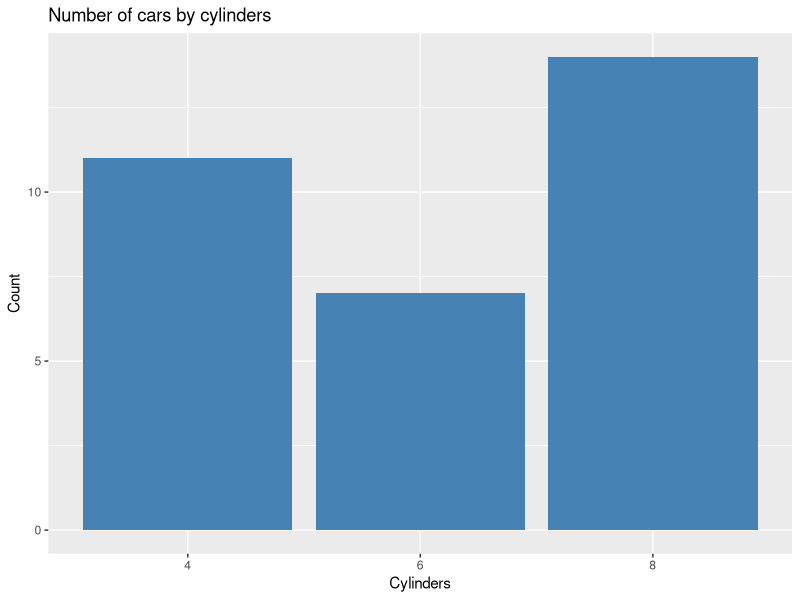
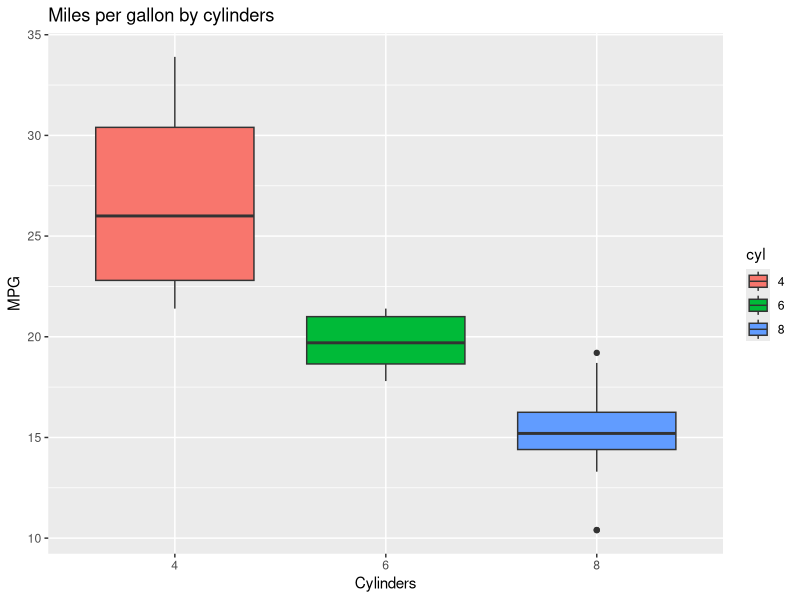
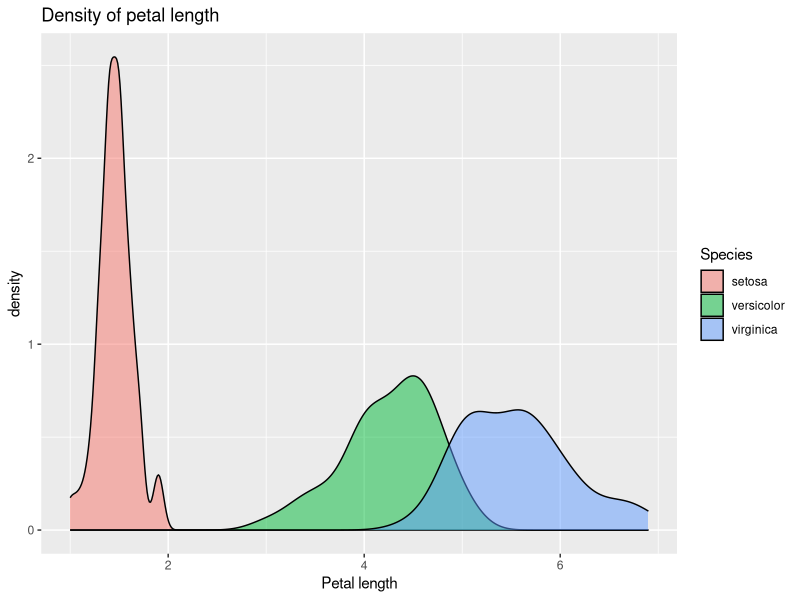
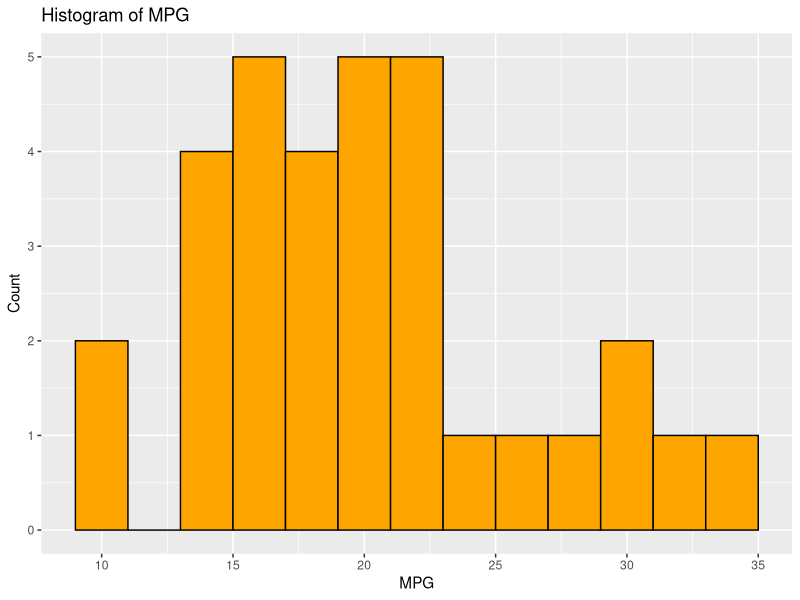
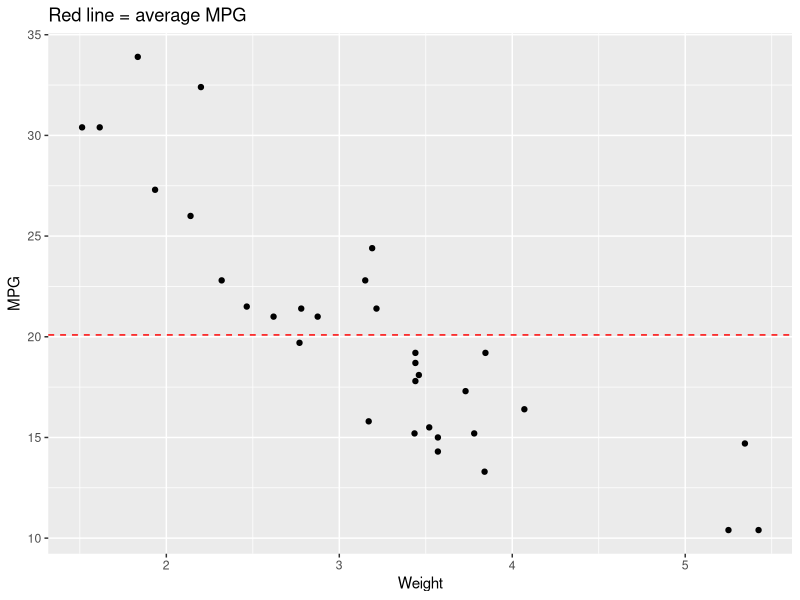
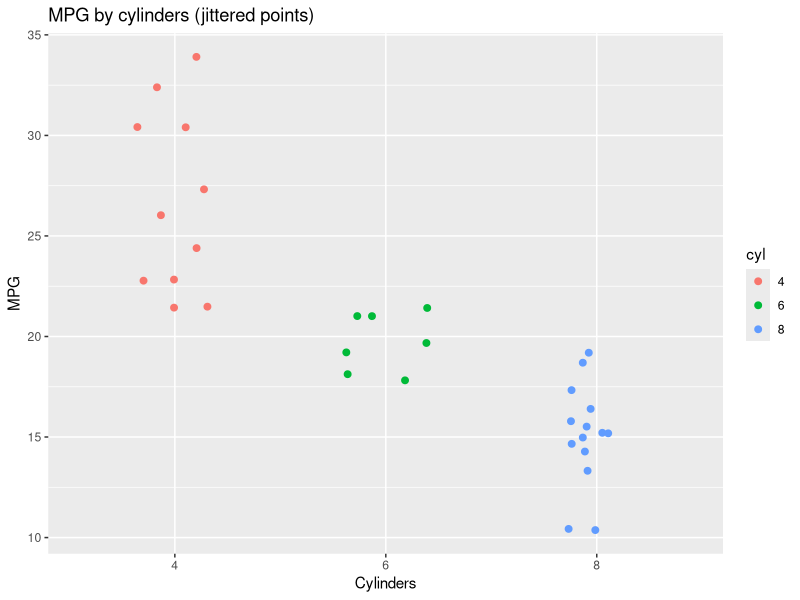
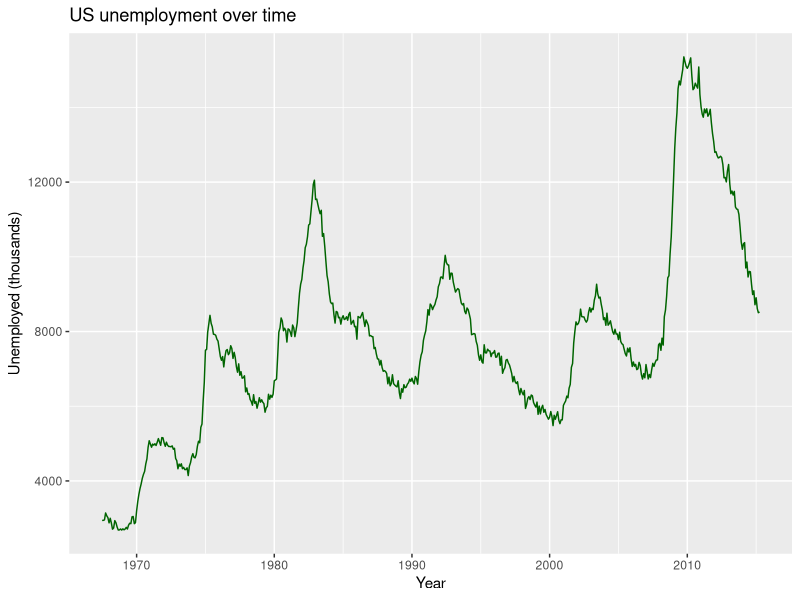
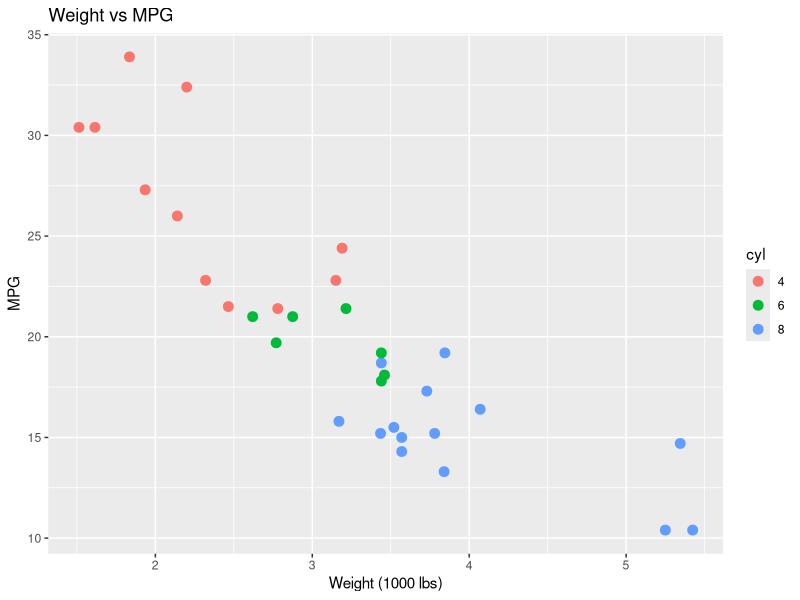

The R source for these figures, in order:
## ---- chunk 1
knitr::opts_chunk$set(echo = TRUE)
## ---- chunk 2
# Load ggplot2 and the built-in datasets used below
library(ggplot2)
data("mtcars")      # cars: mpg, weight (wt), cylinders (cyl), ...
data("iris")        # flowers: sepal / petal sizes for 3 species
data("economics")   # US economy over time (comes with ggplot2)

# Make cylinders a category so it can be used for colours and groups
mtcars$cyl <- factor(mtcars$cyl)
## ---- chunk 3
# 1. geom_bar(): bar chart that counts how many cars have 4, 6 or 8 cylinders
ggplot(mtcars, aes(x = cyl)) +
  geom_bar(fill = "steelblue") +
  labs(title = "Number of cars by cylinders", x = "Cylinders", y = "Count")
## ---- chunk 4
# 2. geom_boxplot(): compare the spread of mpg for each cylinder group
ggplot(mtcars, aes(x = cyl, y = mpg, fill = cyl)) +
  geom_boxplot() +
  labs(title = "Miles per gallon by cylinders", x = "Cylinders", y = "MPG")
## ---- chunk 5
# 3. geom_density(): smooth curve of how petal length is distributed per species
ggplot(iris, aes(x = Petal.Length, fill = Species)) +
  geom_density(alpha = 0.5) +
  labs(title = "Density of petal length", x = "Petal length")
## ---- chunk 6
# 4. geom_histogram(): count of cars in each mpg range
ggplot(mtcars, aes(x = mpg)) +
  geom_histogram(binwidth = 2, fill = "orange", colour = "black") +
  labs(title = "Histogram of MPG", x = "MPG", y = "Count")
## ---- chunk 7
# 5. geom_hline(): horizontal line showing the average mpg
ggplot(mtcars, aes(x = wt, y = mpg)) +
  geom_point() +
  geom_hline(yintercept = mean(mtcars$mpg), colour = "red", linetype = "dashed") +
  labs(title = "Red line = average MPG", x = "Weight", y = "MPG")
## ---- chunk 8
# 6. geom_jitter(): points moved a little so overlapping points can be seen
ggplot(mtcars, aes(x = cyl, y = mpg, colour = cyl)) +
  geom_jitter(width = 0.2, size = 2) +
  labs(title = "MPG by cylinders (jittered points)", x = "Cylinders", y = "MPG")
## ---- chunk 9
# 7. geom_line(): line chart of unemployment over time
ggplot(economics, aes(x = date, y = unemploy)) +
  geom_line(colour = "darkgreen") +
  labs(title = "US unemployment over time", x = "Year", y = "Unemployed (thousands)")
## ---- chunk 10
# 8. geom_point(): scatter plot of car weight vs mpg
ggplot(mtcars, aes(x = wt, y = mpg, colour = cyl)) +
  geom_point(size = 3) +
  labs(title = "Weight vs MPG", x = "Weight (1000 lbs)", y = "MPG")
## ---- chunk 11
# 9. geom_rug(): small ticks on the axes showing where each value falls
ggplot(mtcars, aes(x = wt, y = mpg)) +
  geom_point() +
  geom_rug() +
  labs(title = "Scatter plot with rug marks", x = "Weight", y = "MPG")
## ---- chunk 12
# 10. geom_smooth(): add a fitted straight line (linear model) to the points
ggplot(mtcars, aes(x = wt, y = mpg)) +
  geom_point() +
  geom_smooth(method = "lm", formula = y ~ x, colour = "blue") +
  labs(title = "Weight vs MPG with a linear trend", x = "Weight", y = "MPG")
## ---- chunk 13
# 11. geom_text(): write each car's name next to its point
ggplot(mtcars, aes(x = wt, y = mpg, label = rownames(mtcars))) +
  geom_point() +
  geom_text(size = 2.5, vjust = -0.6) +
  labs(title = "Car names on the scatter plot", x = "Weight", y = "MPG")
## ---- chunk 14
# 12. geom_violin(): like a boxplot, but shows the shape of the distribution
ggplot(iris, aes(x = Species, y = Sepal.Length, fill = Species)) +
  geom_violin() +
  labs(title = "Sepal length by species", x = "Species", y = "Sepal length")
## ---- chunk 15
# 13. geom_vline(): vertical line showing the average mpg on a histogram
ggplot(mtcars, aes(x = mpg)) +
  geom_histogram(binwidth = 2, fill = "grey", colour = "black") +
  geom_vline(xintercept = mean(mtcars$mpg), colour = "red", linewidth = 1) +
  labs(title = "Red line = average MPG", x = "MPG", y = "Count")
